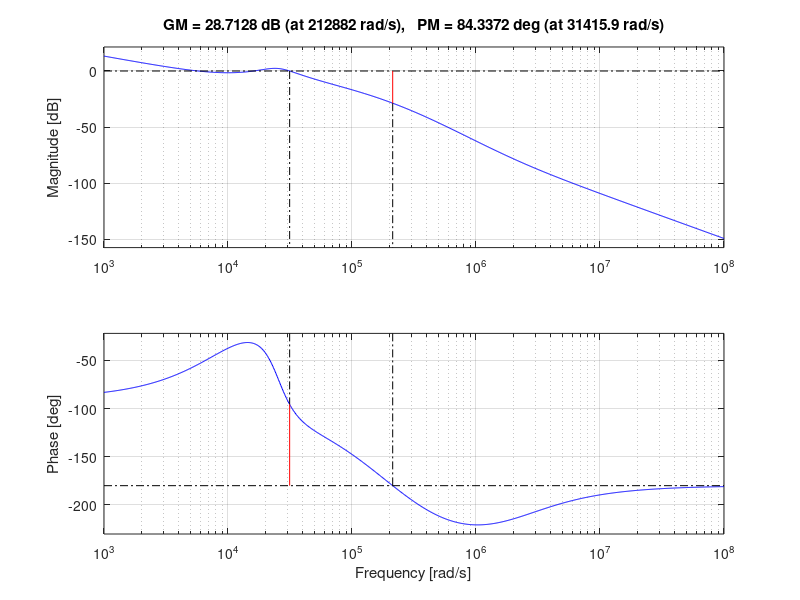
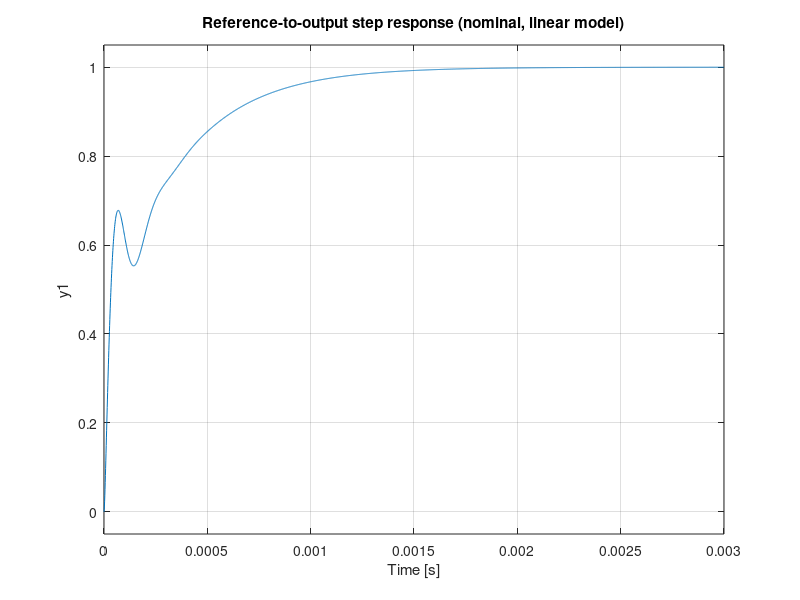
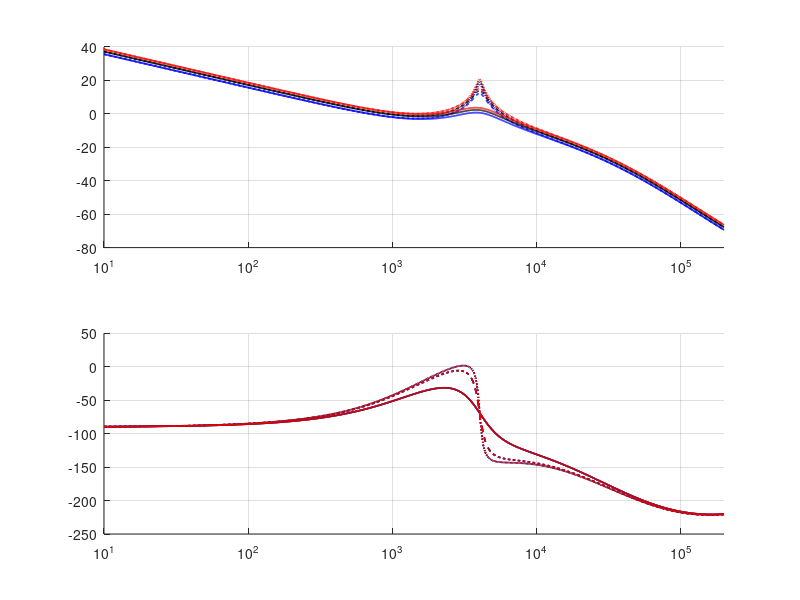

Write the MATLAB code that produced these figures, in order. (Note: this script raises an error after producing the figures.)
% Buck converter - PID controller design
 
clear; clc; close all;
 
% Power stage parameters
Vin  = 12;          % nominal input voltage [V]
Vout = 5;           % output voltage [V]
L    = 33e-6;       % inductance [H]
C    = 47e-6;       % output capacitance [F]
ESR  = 10e-3;       % capacitor ESR [Ohm]
R    = 1.25;        % nominal (full) load [Ohm]
fsw  = 100e3;       % switching frequency [Hz]
D    = Vout/Vin;    % nominal duty cycle
 
% Loop components
s   = tf('s');
Fm  = 1;                           % PWM modulator gain (sawtooth 0..1)
f_filt = 20e3;                     % measurement filter corner [Hz]
H   = 1/(s/(2*pi*f_filt) + 1);     % measurement low-pass filter
 
% plant transfer function (averaged CCM model)
Gvd = @(Vin_x, R_x) Vin_x*(1 + s*C*ESR) / ...
      (1 + s*(L/R_x + C*ESR) + s^2*L*C*(R_x + ESR)/R_x);
 
G = Gvd(Vin, R);       % nominal plant
P = Fm*G*H;            % plant seen by the controller
 
% plant parameters
f0   = 1/(2*pi*sqrt(L*C));          % LC resonance [Hz]
zeta = 1/(2*R)*sqrt(L/C);           % damping at nominal load
fz_esr = 1/(2*pi*ESR*C);            % ESR zero [Hz]
fprintf('Plant: DC gain = %.1f (%.1f dB), f0 = %.2f kHz, zeta = %.3f, ESR zero = %.0f kHz\n', Vin, 20*log10(Vin), f0/1e3, zeta, fz_esr/1e3);
 
% Controller design
fc  = 5e3;                 % target crossover frequency [Hz]
wc  = 2*pi*fc;
wz  = 2*pi*0.5*f0;         % real double zero at half the LC resonance
wp  = 2*pi*50e3;           % high-frequency pole (derivative filter)
 
Cbase = (1 + s/wz)^2 / (s*(1 + s/wp));
K     = 1/abs(squeeze(freqresp(Cbase*P, wc)));   % gain for crossover at fc
Cman  = K*Cbase;
 
Tf = 1/wp;
Ki = K;
Kp = 2*K/wz - K*Tf;
Kd = K/wz^2 - Kp*Tf;
N  = 1/Tf;                 % filter coefficient
Cpid = pid(Kp, Ki, Kd, Tf);
 
fprintf('\nPID gains (parallel form, for Simulink PID block):\n');
fprintf('  Kp = %.5g\n  Ki = %.5g\n  Kd = %.5g\n  N  = %.5g\n', Kp, Ki, Kd, N);
 
% Nominal analysis
figure('Name','Loop gain (nominal)');
margin(Cpid*P); grid on;
 
figure('Name','Closed-loop step (nominal)');
step(feedback(Cpid*G, H)); grid on;
title('Reference-to-output step response (nominal, linear model)');
 
% Corner check
Vin_list = [10 12 14];
R_list   = [1.25 5 10];
colors   = {'b', 'k', 'r'};        % one color per input voltage
styles   = {'-', '--', ':'};       % one line style per load
 
f_plot = logspace(1, log10(200e3), 2000);   % 10 Hz ... 200 kHz
w_plot = 2*pi*f_plot;
 
figure('Name','Loop gain - all corners');
axMag = subplot(2,1,1); hold(axMag, 'on'); grid(axMag, 'on');
axPh  = subplot(2,1,2); hold(axPh,  'on'); grid(axPh,  'on');
 
labels = {};
fprintf('\nCorner check:\n');
fprintf('  Vin [V]   R [Ohm]   PM [deg]   fc [kHz]   GM [dB]\n');
for i = 1:numel(Vin_list)
    for j = 1:numel(R_list)
        Lt = Cpid*Fm*Gvd(Vin_list(i), R_list(j))*H;
        [Gm, Pm, ~, Wcp] = margin(Lt);
        fprintf('  %5d     %6.2f    %7.1f    %7.2f    %6.1f\n', ...
                Vin_list(i), R_list(j), Pm, Wcp/(2*pi)/1e3, 20*log10(Gm));
 
        % Frequency response data, plotted manually so the legend is reliable
        [mag, ph] = bode(Lt, w_plot);
        mag = squeeze(mag);  ph = squeeze(ph);
        spec = [colors{i} styles{j}];
        semilogx(axMag, f_plot, 20*log10(mag), spec, 'LineWidth', 1.2);
        semilogx(axPh,  f_plot, ph,            spec, 'LineWidth', 1.2);
 
        labels{end+1} = sprintf('%d V, %.2f \\Omega', Vin_list(i), R_list(j));
    end
end
 
set([axMag axPh], 'XScale', 'log', 'XLim', [f_plot(1) f_plot(end)]);
yline(axMag, 0, 'k-', 'HandleVisibility', 'off');      % 0 dB line
yline(axPh, -180, 'k-', 'HandleVisibility', 'off');    % -180 deg line
ylabel(axMag, 'Magnitude (dB)');
ylabel(axPh,  'Phase (deg)');
xlabel(axPh,  'Frequency (Hz)');
title(axMag, 'Loop gain at all operating corners');
legend(axMag, labels, 'Location', 'southwest', 'NumColumns', 3);
